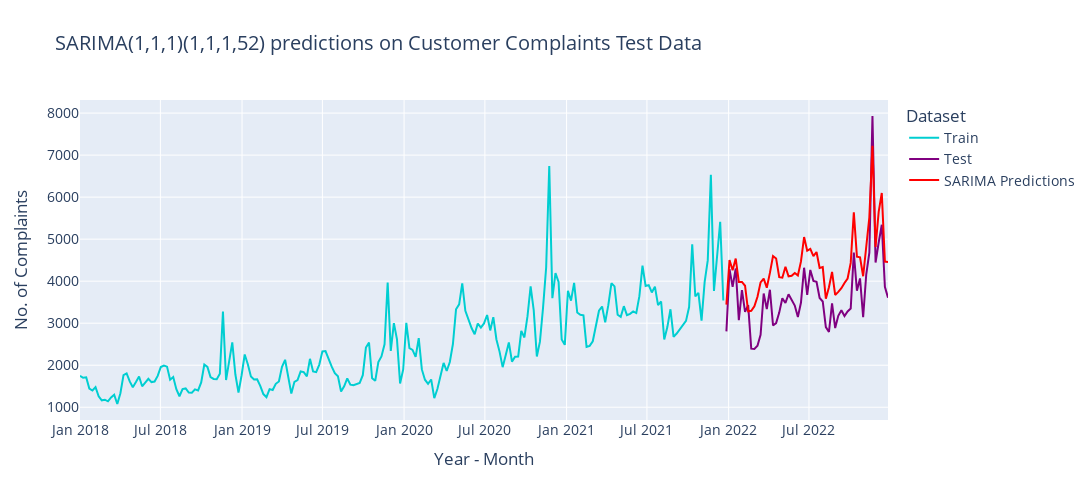

The notebook cell this image was saved under:
### Code cell
fig = go.Figure()
fig.add_trace(go.Scatter(x=train.index, y=train['complaints'], mode='lines',name='Train',line=dict(color='darkturquoise')))

fig.add_trace(go.Scatter(x=test.index, y=test['complaints'], mode='lines',name='Test',line=dict(color='purple')))

fig.add_trace(go.Scatter(x=test.index, y=forecast_sarima, mode='lines', name='SARIMA Predictions',line=dict(color='red')))

fig.update_layout(
    title='SARIMA(1,1,1)(1,1,1,52) predictions on Customer Complaints Test Data', xaxis_title='Year - Month', 
    yaxis_title='No. of Complaints', legend_title='Dataset', font=dict(size=14), width=1100, height=500)
fig.show()
